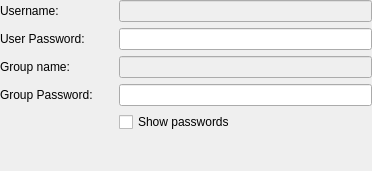
<?xml version="1.0" encoding="UTF-8"?>
<ui version="4.0">
 <class>VpncAuth</class>
 <widget class="QWidget" name="VpncAuth">
  <property name="geometry">
   <rect>
    <x>0</x>
    <y>0</y>
    <width>372</width>
    <height>171</height>
   </rect>
  </property>
  <property name="windowTitle">
   <string>VPNCAuthentication</string>
  </property>
  <layout class="QGridLayout">
   <property name="margin">
    <number>0</number>
   </property>
   <item row="1" column="0">
    <widget class="QLabel" name="userPasswordLabel">
     <property name="text">
      <string>User Password:</string>
     </property>
     <property name="wordWrap">
      <bool>false</bool>
     </property>
     <property name="buddy">
      <cstring>leUserPassword</cstring>
     </property>
    </widget>
   </item>
   <item row="3" column="0">
    <widget class="QLabel" name="groupPasswordLabel">
     <property name="text">
      <string>Group Password:</string>
     </property>
     <property name="wordWrap">
      <bool>false</bool>
     </property>
     <property name="buddy">
      <cstring>leGroupPassword</cstring>
     </property>
    </widget>
   </item>
   <item row="1" column="2">
    <widget class="KLineEdit" name="leUserPassword">
     <property name="passwordMode">
      <bool>true</bool>
     </property>
    </widget>
   </item>
   <item row="5" column="1">
    <spacer name="spacer1">
     <property name="orientation">
      <enum>Qt::Vertical</enum>
     </property>
     <property name="sizeType">
      <enum>QSizePolicy::Expanding</enum>
     </property>
     <property name="sizeHint" stdset="0">
      <size>
       <width>20</width>
       <height>0</height>
      </size>
     </property>
    </spacer>
   </item>
   <item row="3" column="2">
    <widget class="KLineEdit" name="leGroupPassword">
     <property name="passwordMode">
      <bool>true</bool>
     </property>
    </widget>
   </item>
   <item row="4" column="2">
    <widget class="QCheckBox" name="cbShowPasswords">
     <property name="text">
      <string>Show passwords</string>
     </property>
     <property name="checked">
      <bool>false</bool>
     </property>
    </widget>
   </item>
   <item row="0" column="0">
    <widget class="QLabel" name="userNameLabel">
     <property name="text">
      <string>Username:</string>
     </property>
     <property name="buddy">
      <cstring>leUserName</cstring>
     </property>
    </widget>
   </item>
   <item row="0" column="2">
    <widget class="KLineEdit" name="leUserName">
     <property name="enabled">
      <bool>false</bool>
     </property>
    </widget>
   </item>
   <item row="2" column="0">
    <widget class="QLabel" name="groupNameLabel">
     <property name="text">
      <string>Group name:</string>
     </property>
     <property name="wordWrap">
      <bool>false</bool>
     </property>
     <property name="buddy">
      <cstring>leGroupName</cstring>
     </property>
    </widget>
   </item>
   <item row="2" column="2">
    <widget class="KLineEdit" name="leGroupName">
     <property name="enabled">
      <bool>false</bool>
     </property>
    </widget>
   </item>
  </layout>
 </widget>
 <layoutdefault spacing="6" margin="11"/>
 <customwidgets>
  <customwidget>
   <class>KLineEdit</class>
   <extends>QLineEdit</extends>
   <header>klineedit.h</header>
  </customwidget>
 </customwidgets>
 <tabstops>
  <tabstop>leUserName</tabstop>
  <tabstop>leUserPassword</tabstop>
  <tabstop>leGroupName</tabstop>
  <tabstop>leGroupPassword</tabstop>
  <tabstop>cbShowPasswords</tabstop>
 </tabstops>
 <resources/>
 <connections/>
</ui>
